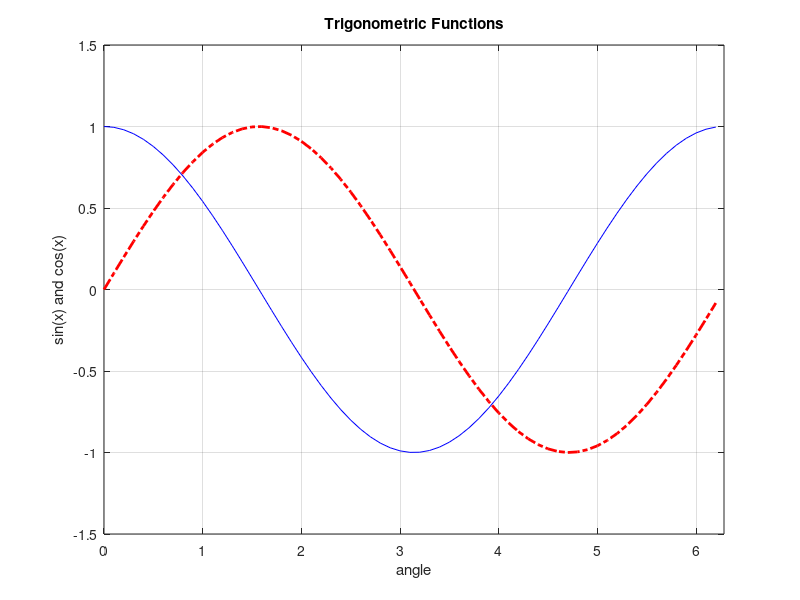

Here is the MATLAB script that generated this plot:
x = 0: 0.1 : 2*pi;
y1 = cos (x);
y2 = sin (x);

figure 
plot(x, y1, 'b', x, y2, 'r-.', 'LineWidth', 2)

grid on 

axis ([0 2*pi -1.5 1.5])

title('Trigonometric Functions')
xlabel('angle')
ylabel('sin(x) and cos(x)')
